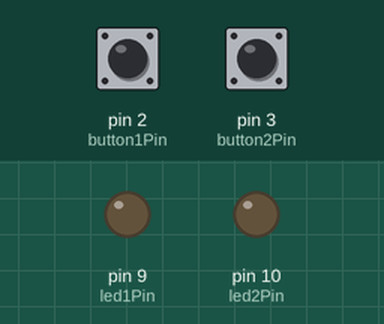
Simulated run of this sketch. Board: Arduino Uno, built with avr-gcc and run on an emulated ATmega328P. On the bench: output pins drawn as LEDs (lit = HIGH). Inputs (shaded band) come from the test bench; at power-on: pin 2 (button1Pin) HIGH, pin 3 (button2Pin) HIGH. The modem accepts every AT command (registered, SIM ready, sends succeed) and sends nothing else; what the sketch prints to the serial monitor is not drawn.

Above: at 5.2 s.
5.3 s: pin 2 (button1Pin) pulled LOW for 0.15 s
At 5.8 s:
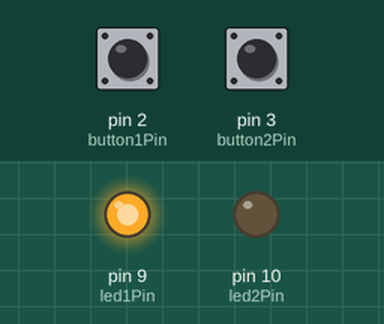
8.4 s: pin 3 (button2Pin) pulled LOW for 0.15 s
At 9.4 s:
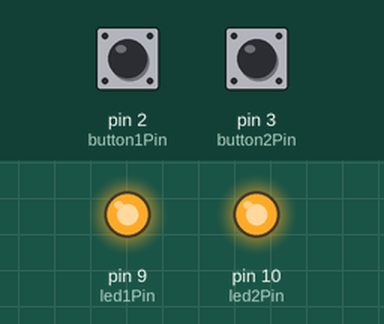
11.5 s: pin 2 (button1Pin) pulled LOW for 1 s
At 14.4 s:
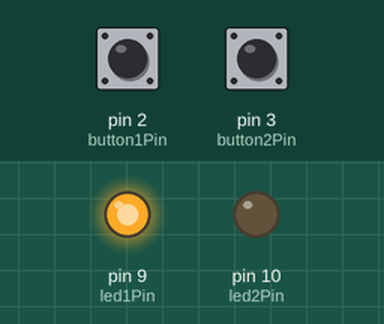
15.5 s: pin 2 (button1Pin) pulled LOW for 3.2 s
At 21.6 s:
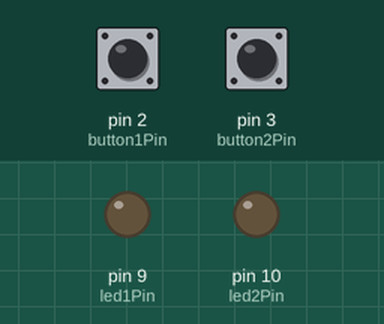
21.7 s: pin 2 (button1Pin) driven LOW and pin 3 (button2Pin) driven LOW
At 23.1 s:
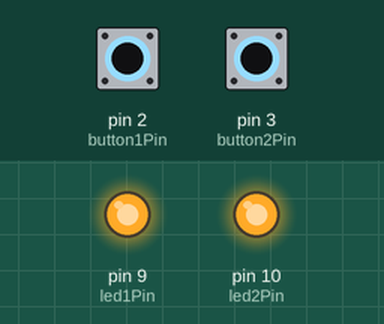
Timing chart, 0 to 24.7 s (numbered marks = the images above; inputs shaded):
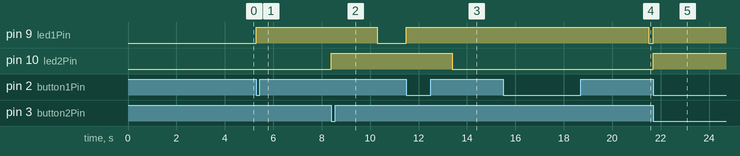

Measured:
- after the input at 5.3 s, pin 9 (led1Pin): LOW → HIGH at once
- after the input at 8.4 s, pin 10 (led2Pin): LOW → HIGH at once
- after the input at 11.5 s, pin 9 (led1Pin): LOW → HIGH at once
- after the input at 15.5 s, pin 9 (led1Pin): HIGH → LOW after 6.0 s instead of 1.0 s
- after the input at 21.7 s, pin 9 (led1Pin), pin 10 (led2Pin): LOW → HIGH at once

The sketch:

hintbutton.ino
```cpp
#include <SoftwareSerial.h>

const char* ssid = "119";
const char* password = "";
const char* serverUrl = "192.168.1.5";
const int serverPort = 7080;

const int button1Pin = 2;
const int led1Pin = 9;
const int button2Pin = 3;
const int led2Pin = 10;

bool led1On = false;
bool led2On = false;
unsigned long led1StartTime = 0;
unsigned long led2StartTime = 0;

SoftwareSerial esp(4, 5); // RX, TX

// 버튼 상태 큐
bool send1Pending = false;
bool send2Pending = false;
unsigned long lastButtonCheck = 0;
const unsigned long buttonCheckInterval = 50; // 버튼 상태 체크 간격 (ms)

boolean SendCommand(String command, String expectedResponse, int timeout = 5000);

void setup() {
  pinMode(button1Pin, INPUT_PULLUP);
  pinMode(button2Pin, INPUT_PULLUP);
  pinMode(led1Pin, OUTPUT);
  pinMode(led2Pin, OUTPUT);

  Serial.begin(9600);
  esp.begin(9600);

  delay(2000);
  Serial.println("ESP 초기화 중...");
  sendAT("AT");
  sendAT("AT+CWMODE=1");

  String connectCmd = "AT+CWJAP=\"" + String(ssid) + "\",\"" + String(password) + "\"";
  if (!sendATWait(connectCmd, "OK", 15000)) {
    Serial.println("WiFi 연결 실패");
    while (true);
  }
  Serial.println("WiFi 연결 성공!");
}

void loop() {
  // 버튼 누름 감지
  if (digitalRead(button1Pin) == LOW && !led1On) {
    Serial.println("버튼 1 눌림 감지");
    digitalWrite(led1Pin, HIGH);
    led1On = true;
    led1StartTime = millis();
    send1Pending = true;
  }

  if (digitalRead(button2Pin) == LOW && !led2On) {
    Serial.println("버튼 2 눌림 감지");
    digitalWrite(led2Pin, HIGH);
    led2On = true;
    led2StartTime = millis();
    send2Pending = true;
  }

  // LED 자동 OFF
  if (led1On && millis() - led1StartTime >= 5000) {
    digitalWrite(led1Pin, LOW);
    led1On = false;
  }

  if (led2On && millis() - led2StartTime >= 5000) {
    digitalWrite(led2Pin, LOW);
    led2On = false;
  }

  // 주기적으로 버튼 상태를 체크하고 서버로 전송
  if (millis() - lastButtonCheck >= buttonCheckInterval) {
    if (send1Pending || send2Pending) {
      sendValuesToServer();
      send1Pending = false;
      send2Pending = false;
    }
    lastButtonCheck = millis();
  }
}

// 서버에 POST 요청 (버튼 상태를 배열로 전송)
void sendValuesToServer() {
  String host = String(serverUrl);
  int port = serverPort;

  // JSON 배열 생성
  String jsonBody = "{\"hint\":[";
  bool first = true;
  if (send1Pending) {
    jsonBody += "1";
    first = false;
  }
  if (send2Pending) {
    if (!first) jsonBody += ",";
    jsonBody += "2";
  }
  jsonBody += "]}";

  int contentLength = jsonBody.length();

  String startCmd = "AT+CIPSTART=\"TCP\",\"" + host + "\"," + String(port);
  if (!SendCommand(startCmd, "CONNECT", 5000)) {
    Serial.println("TCP 연결 실패");
    return;
  }

  String request = "POST /api/hint HTTP/1.1\r\n";
  request += "Host: " + host + "\r\n";
  request += "Content-Type: application/json\r\n";
  request += "Content-Length: " + String(contentLength) + "\r\n";
  request += "Connection: close\r\n\r\n";
  request += jsonBody;

  String sendCmd = "AT+CIPSEND=" + String(request.length());
  if (!SendCommand(sendCmd, ">", 2000)) {
    Serial.println("CIPSEND 실패");
    return;
  }

  esp.print(request);

  unsigned long startTime = millis();
  while (millis() - startTime < 1000) {
    if (esp.available()) esp.read(); // 응답 무시
  }
  Serial.println("서버로 전송 완료: " + jsonBody);
}

// AT 명령 관련
bool sendATWait(String command, String waitFor, unsigned long timeout) {
  esp.println(command);
  unsigned long start = millis();
  String response = "";
  while (millis() - start < timeout) {
    while (esp.available()) {
      char c = esp.read();
      response += c;
      if (response.indexOf(waitFor) != -1) return true;
    }
  }
  Serial.println("sendATWait 실패: " + command);
  return false;
}

void sendAT(String command) {
  esp.println(command);
  delay(1000);
  while (esp.available()) {
    esp.read();
  }
}

boolean SendCommand(String command, String expectedResponse, int timeout = 5000) {
  esp.println(command);
  long int time = millis();
  while ((millis() - time) < timeout) {
    if (esp.find((char*)expectedResponse.c_str())) {
      return true;
    }
  }
  Serial.println("SendCommand 실패: " + command);
  return false;
}
```
